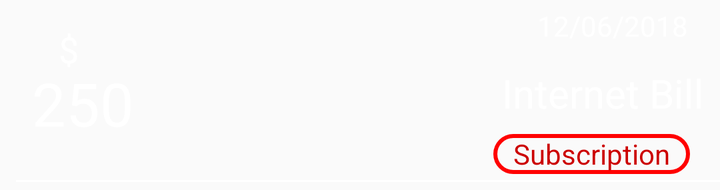
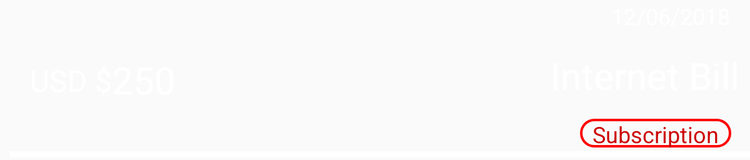

An Android layout and its configuration variant, each rendered on a device that would load it. The default file and the variant file are quoted in full after the pictures.
<!-- AndroidManifest.xml: application theme AppTheme -->
<!-- res/layout/custom_rows.xml -->
<?xml version="1.0" encoding="utf-8"?>
<android.support.constraint.ConstraintLayout xmlns:android="http://schemas.android.com/apk/res/android"
    xmlns:app="http://schemas.android.com/apk/res-auto"
    xmlns:tools="http://schemas.android.com/tools"
    android:id="@+id/parent_layout"
    android:layout_width="match_parent"
    android:layout_height="95dp">

    <TextView
        android:id="@+id/currencyView"
        android:layout_width="59dp"
        android:layout_height="33dp"
        android:layout_marginLeft="5dp"
        android:layout_marginStart="5dp"
        android:layout_marginTop="8dp"
        android:gravity="center"
        android:text="$"
        android:textColor="@android:color/background_light"
        android:textSize="18sp"
        app:layout_constraintStart_toStartOf="parent"
        app:layout_constraintTop_toTopOf="parent" />

    <TextView
        android:id="@+id/amountView"
        android:layout_width="wrap_content"
        android:layout_height="wrap_content"
        android:layout_marginBottom="8dp"
        android:layout_marginLeft="8dp"
        android:layout_marginStart="8dp"
        android:layout_marginTop="16dp"
        android:gravity="center_vertical"
        android:text="250"
        android:textAlignment="center"
        android:textColor="@android:color/background_light"
        android:textSize="30dp"
        app:layout_constraintBottom_toBottomOf="parent"
        app:layout_constraintStart_toStartOf="@+id/mainButton"
        app:layout_constraintTop_toTopOf="parent" />


    <TextView
        android:id="@+id/nameView"
        android:layout_width="wrap_content"
        android:layout_height="46dp"
        android:layout_marginBottom="8dp"
        android:layout_marginEnd="8dp"
        android:layout_marginRight="8dp"
        android:layout_marginTop="8dp"
        android:gravity="center"
        android:text="Internet Bill"
        android:textColor="?attr/colorBackgroundFloating"
        android:textSize="20sp"
        app:layout_constraintBottom_toTopOf="@+id/typeView"
        app:layout_constraintEnd_toEndOf="parent"
        app:layout_constraintTop_toBottomOf="@+id/dateView" />

    <TextView
        android:id="@+id/dateView"
        android:layout_width="wrap_content"
        android:layout_height="26dp"
        android:layout_marginEnd="8dp"
        android:layout_marginRight="8dp"
        android:background="@android:color/transparent"
        android:gravity="center_vertical"
        android:text="12/06/2018"
        android:textColor="@android:color/background_light"
        android:textSize="14sp"
        app:layout_constraintEnd_toEndOf="@+id/nameView"
        app:layout_constraintTop_toTopOf="@+id/mainButton" />

    <View
        android:id="@+id/divider4"
        android:layout_width="395dp"
        android:layout_height="1dp"
        android:layout_marginEnd="8dp"
        android:layout_marginLeft="8dp"
        android:layout_marginRight="8dp"
        android:layout_marginStart="8dp"
        android:background="@android:color/background_light"
        app:layout_constraintEnd_toEndOf="parent"
        app:layout_constraintHorizontal_bias="0.0"
        app:layout_constraintStart_toStartOf="parent"
        app:layout_constraintTop_toBottomOf="@+id/mainButton" />

    <TextView
        android:id="@+id/typeView"
        android:layout_width="wrap_content"
        android:layout_height="20dp"
        android:layout_marginBottom="3dp"
        android:layout_marginEnd="15dp"
        android:layout_marginRight="15dp"
        android:background="@drawable/rows_background"
        android:gravity="center"
        android:paddingLeft="10dp"
        android:paddingRight="10dp"
        android:text="Subscription"
        android:textAlignment="center"
        android:textColor="@android:color/holo_red_dark"
        android:textSize="14sp"
        android:visibility="visible"
        app:layout_constraintBottom_toTopOf="@+id/divider4"
        app:layout_constraintEnd_toEndOf="parent" />

    <ImageButton
        android:id="@+id/editButton"
        android:layout_width="35dp"
        android:layout_height="35dp"
        android:layout_marginEnd="8dp"
        android:layout_marginLeft="8dp"
        android:layout_marginRight="8dp"
        android:layout_marginStart="8dp"
        android:layout_marginTop="8dp"
        android:background="@android:color/transparent"
        android:visibility="invisible"
        app:layout_constraintBottom_toTopOf="@+id/divider4"
        app:layout_constraintEnd_toStartOf="@+id/deleteButton"
        app:layout_constraintHorizontal_bias="0.5"
        app:layout_constraintHorizontal_chainStyle="packed"
        app:layout_constraintStart_toEndOf="@+id/amountView"
        app:layout_constraintStart_toStartOf="@+id/mainButton"
        app:layout_constraintTop_toTopOf="@+id/mainButton"
        app:layout_constraintVertical_bias="0.468"
        app:srcCompat="@drawable/edit" />

    <ImageButton
        android:id="@+id/deleteButton"
        android:layout_width="35dp"
        android:layout_height="35dp"
        android:layout_marginEnd="8dp"
        android:layout_marginRight="8dp"
        android:layout_marginTop="8dp"
        android:background="@android:color/transparent"
        android:visibility="invisible"
        app:layout_constraintBottom_toTopOf="@+id/divider4"
        app:layout_constraintEnd_toStartOf="@+id/checkButton"
        app:layout_constraintHorizontal_bias="0.5"
        app:layout_constraintStart_toEndOf="@+id/editButton"
        app:layout_constraintTop_toTopOf="@+id/mainButton"
        app:layout_constraintVertical_bias="0.468"
        app:srcCompat="@drawable/delete" />

    <ImageButton
        android:id="@+id/checkButton"
        android:layout_width="35dp"
        android:layout_height="35dp"
        android:layout_marginBottom="8dp"
        android:layout_marginTop="8dp"
        android:background="@android:color/transparent"
        android:visibility="invisible"
        app:layout_constraintBottom_toTopOf="@+id/divider4"
        app:layout_constraintEnd_toEndOf="@+id/mainButton"
        app:layout_constraintEnd_toStartOf="@+id/nameView"
        app:layout_constraintHorizontal_bias="0.5"
        app:layout_constraintStart_toEndOf="@+id/deleteButton"
        app:layout_constraintTop_toTopOf="@+id/mainButton"
        app:layout_constraintVertical_bias="0.564"
        app:srcCompat="@drawable/check" />

    <Button
        android:id="@+id/mainButton"
        android:layout_width="match_parent"
        android:layout_height="90dp"
        android:layout_marginEnd="8dp"
        android:layout_marginLeft="8dp"
        android:layout_marginRight="8dp"
        android:layout_marginStart="8dp"
        android:background="@android:color/transparent"
        app:layout_constraintEnd_toEndOf="parent"
        app:layout_constraintHorizontal_bias="0.0"
        app:layout_constraintStart_toStartOf="parent"
        app:layout_constraintTop_toTopOf="parent" />

    <ImageView
        android:id="@+id/imageView"
        android:layout_width="45dp"
        android:layout_height="46dp"
        android:layout_marginBottom="8dp"
        android:layout_marginEnd="8dp"
        android:layout_marginLeft="8dp"
        android:layout_marginRight="8dp"
        android:layout_marginStart="8dp"
        android:layout_marginTop="8dp"
        android:visibility="invisible"
        app:layout_constraintBottom_toBottomOf="@+id/divider4"
        app:layout_constraintEnd_toEndOf="@+id/mainButton"
        app:layout_constraintHorizontal_bias="0.721"
        app:layout_constraintStart_toStartOf="@+id/mainButton"
        app:layout_constraintTop_toTopOf="parent"
        app:layout_constraintVertical_bias="0.551"
        app:srcCompat="@drawable/check" />

</android.support.constraint.ConstraintLayout>
<!-- resources referenced by this layout -->
<resources>
  <!-- drawable check (drawable) -->
  <?xml version="1.0" encoding="utf-8"?>
  <shape xmlns:android="http://schemas.android.com/apk/res/android"
      android:shape="rectangle">
  
      <corners android:radius="1dp"/>
      <solid android:color="#008000"/>
  
  
  
  
      <corners android:radius="50dp" />
  
  
  </shape>
  <!-- drawable delete (drawable) -->
  <?xml version="1.0" encoding="utf-8"?>
  <shape xmlns:android="http://schemas.android.com/apk/res/android"
      android:shape="rectangle">
  
      <corners android:radius="1dp"/>
      <solid android:color="#FF0000"/>
  
  
  
  
      <corners android:radius="50dp" />
  
  
  </shape>
  <!-- drawable edit: png bitmap (drawable, 682 bytes) -->
  <!-- drawable rows_background (drawable) -->
  <?xml version="1.0" encoding="utf-8"?>
  <selector xmlns:android="http://schemas.android.com/apk/res/android">
      <item>
          <shape android:shape="rectangle">
              <stroke android:color="#FF0000" android:width="2dp" />
  
  
              
              <corners android:radius="15dp" />
          </shape>
      </item>
  </selector>
  <style name="AppTheme" parent="Theme.AppCompat.Light.NoActionBar">
          
          <item name="colorPrimary">@color/colorPrimary</item>
          <item name="colorPrimaryDark">@color/colorPrimaryDark</item>
          <item name="colorAccent">@color/colorAccent</item>
  
      </style>
  <color name="colorPrimary">#3F51B5</color>
  <color name="colorPrimaryDark">#303F9F</color>
  <color name="colorAccent">#FF4081</color>
</resources>
<!-- res/layout-sw600dp/custom_rows.xml (the repository's variant of the layout above) -->
<!-- drawn on a 7-inch tablet held upright -->
<?xml version="1.0" encoding="utf-8"?>
<android.support.constraint.ConstraintLayout xmlns:android="http://schemas.android.com/apk/res/android"
    xmlns:app="http://schemas.android.com/apk/res-auto"
    xmlns:tools="http://schemas.android.com/tools"
    android:id="@+id/parent_layout"
    android:layout_width="match_parent"
    android:layout_height="128dp">

    <TextView
        android:id="@+id/currencyView"
        android:layout_width="wrap_content"
        android:layout_height="33dp"
        android:layout_marginLeft="24dp"
        android:layout_marginStart="24dp"
        android:layout_marginTop="48dp"
        android:gravity="center"
        android:text="USD $"
        android:textColor="@android:color/background_light"
        android:textSize="24sp"
        app:layout_constraintStart_toStartOf="parent"
        app:layout_constraintTop_toTopOf="parent" />

    <TextView
        android:id="@+id/amountView"
        android:layout_width="wrap_content"
        android:layout_height="wrap_content"
        android:layout_marginBottom="8dp"
        android:layout_marginTop="16dp"
        android:gravity="center_vertical"
        android:text="250"
        android:textAlignment="center"
        android:textColor="@android:color/background_light"
        android:textSize="30sp"
        app:layout_constraintBottom_toBottomOf="parent"
        app:layout_constraintStart_toEndOf="@+id/currencyView"
        app:layout_constraintTop_toTopOf="parent"
        app:layout_constraintVertical_bias="0.436" />


    <TextView
        android:id="@+id/nameView"
        android:layout_width="wrap_content"
        android:layout_height="46dp"
        android:layout_marginBottom="8dp"
        android:layout_marginEnd="8dp"
        android:layout_marginRight="8dp"
        android:layout_marginTop="8dp"
        android:gravity="center"
        android:text="Internet Bill"
        android:textColor="@android:color/background_light"
        android:textSize="30sp"
        app:layout_constraintBottom_toTopOf="@+id/typeView"
        app:layout_constraintEnd_toEndOf="parent"
        app:layout_constraintTop_toBottomOf="@+id/dateView" />

    <TextView
        android:id="@+id/dateView"
        android:layout_width="wrap_content"
        android:layout_height="26dp"
        android:layout_marginEnd="8dp"
        android:layout_marginRight="8dp"
        android:background="@android:color/transparent"
        android:gravity="center_vertical"
        android:text="12/06/2018"
        android:textColor="@android:color/background_light"
        android:textSize="18sp"
        app:layout_constraintEnd_toEndOf="@+id/nameView"
        app:layout_constraintTop_toTopOf="@+id/mainButton" />

    <View
        android:id="@+id/divider4"
        android:layout_width="800dp"
        android:layout_height="5dp"
        android:layout_marginEnd="8dp"
        android:layout_marginLeft="8dp"
        android:layout_marginRight="8dp"
        android:layout_marginStart="8dp"
        android:background="@android:color/background_light"
        app:layout_constraintEnd_toEndOf="parent"
        app:layout_constraintHorizontal_bias="0.0"
        app:layout_constraintStart_toStartOf="parent"
        app:layout_constraintTop_toBottomOf="@+id/mainButton" />

    <TextView
        android:id="@+id/typeView"
        android:layout_width="wrap_content"
        android:layout_height="23dp"
        android:layout_marginBottom="3dp"
        android:layout_marginEnd="15dp"
        android:layout_marginRight="15dp"
        android:background="@drawable/rows_background"
        android:gravity="center"
        android:paddingLeft="10dp"
        android:paddingRight="10dp"
        android:text="Subscription"
        android:textAlignment="center"
        android:textColor="@android:color/holo_red_dark"
        android:textSize="18sp"
        android:visibility="visible"
        app:layout_constraintBottom_toTopOf="@+id/divider4"
        app:layout_constraintEnd_toEndOf="parent" />

    <ImageButton
        android:id="@+id/editButton"
        android:layout_width="56dp"
        android:layout_height="60dp"
        android:layout_marginEnd="8dp"
        android:layout_marginLeft="32dp"
        android:layout_marginRight="8dp"
        android:layout_marginStart="32dp"
        android:layout_marginTop="8dp"
        android:background="@android:color/transparent"
        android:visibility="invisible"
        app:layout_constraintBottom_toTopOf="@+id/divider4"
        app:layout_constraintEnd_toStartOf="@+id/deleteButton"
        app:layout_constraintHorizontal_bias="0.5"
        app:layout_constraintHorizontal_chainStyle="packed"
        app:layout_constraintStart_toEndOf="@+id/amountView"
        app:layout_constraintStart_toStartOf="@+id/mainButton"
        app:layout_constraintTop_toTopOf="@+id/mainButton"
        app:srcCompat="@drawable/edit" />

    <ImageButton
        android:id="@+id/deleteButton"
        android:layout_width="56dp"
        android:layout_height="60dp"
        android:layout_marginEnd="8dp"
        android:layout_marginRight="8dp"
        android:layout_marginTop="8dp"
        android:background="@android:color/transparent"
        android:visibility="invisible"
        app:layout_constraintBottom_toTopOf="@+id/divider4"
        app:layout_constraintEnd_toStartOf="@+id/checkButton"
        app:layout_constraintHorizontal_bias="0.5"
        app:layout_constraintStart_toEndOf="@+id/editButton"
        app:layout_constraintTop_toTopOf="@+id/mainButton"
        app:layout_constraintVertical_bias="0.468"
        app:srcCompat="@drawable/delete" />

    <ImageButton
        android:id="@+id/checkButton"
        android:layout_width="56dp"
        android:layout_height="60dp"
        android:layout_marginBottom="8dp"
        android:layout_marginTop="8dp"
        android:background="@android:color/transparent"
        android:visibility="invisible"
        app:layout_constraintBottom_toTopOf="@+id/divider4"
        app:layout_constraintEnd_toEndOf="@+id/mainButton"
        app:layout_constraintEnd_toStartOf="@+id/nameView"
        app:layout_constraintHorizontal_bias="0.5"
        app:layout_constraintStart_toEndOf="@+id/deleteButton"
        app:layout_constraintTop_toTopOf="@+id/mainButton"
        app:layout_constraintVertical_bias="0.564"
        app:srcCompat="@drawable/check" />

    <Button
        android:id="@+id/mainButton"
        android:layout_width="match_parent"
        android:layout_height="121dp"
        android:layout_marginEnd="8dp"
        android:layout_marginLeft="8dp"
        android:layout_marginRight="8dp"
        android:layout_marginStart="8dp"
        android:background="@android:color/transparent"
        app:layout_constraintEnd_toEndOf="parent"
        app:layout_constraintHorizontal_bias="0.0"
        app:layout_constraintStart_toStartOf="parent"
        app:layout_constraintTop_toTopOf="parent" />

    <ImageView
        android:id="@+id/imageView"
        android:layout_width="45dp"
        android:layout_height="46dp"
        android:layout_marginBottom="8dp"
        android:layout_marginEnd="8dp"
        android:layout_marginLeft="8dp"
        android:layout_marginRight="8dp"
        android:layout_marginStart="8dp"
        android:layout_marginTop="8dp"
        android:visibility="invisible"
        app:layout_constraintBottom_toBottomOf="@+id/divider4"
        app:layout_constraintEnd_toEndOf="@+id/mainButton"
        app:layout_constraintHorizontal_bias="0.721"
        app:layout_constraintStart_toStartOf="@+id/mainButton"
        app:layout_constraintTop_toTopOf="parent"
        app:layout_constraintVertical_bias="0.551"
        app:srcCompat="@drawable/check" />

</android.support.constraint.ConstraintLayout>
